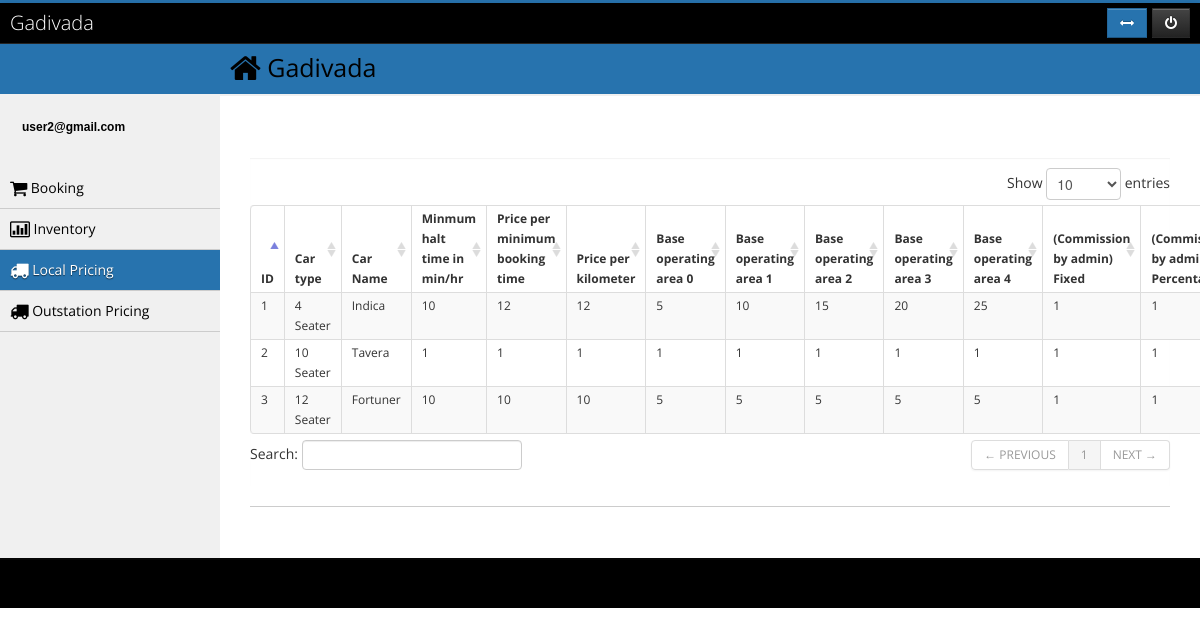
/index.php/pricing/local (signed in), run on an earlier commit of the app's database.
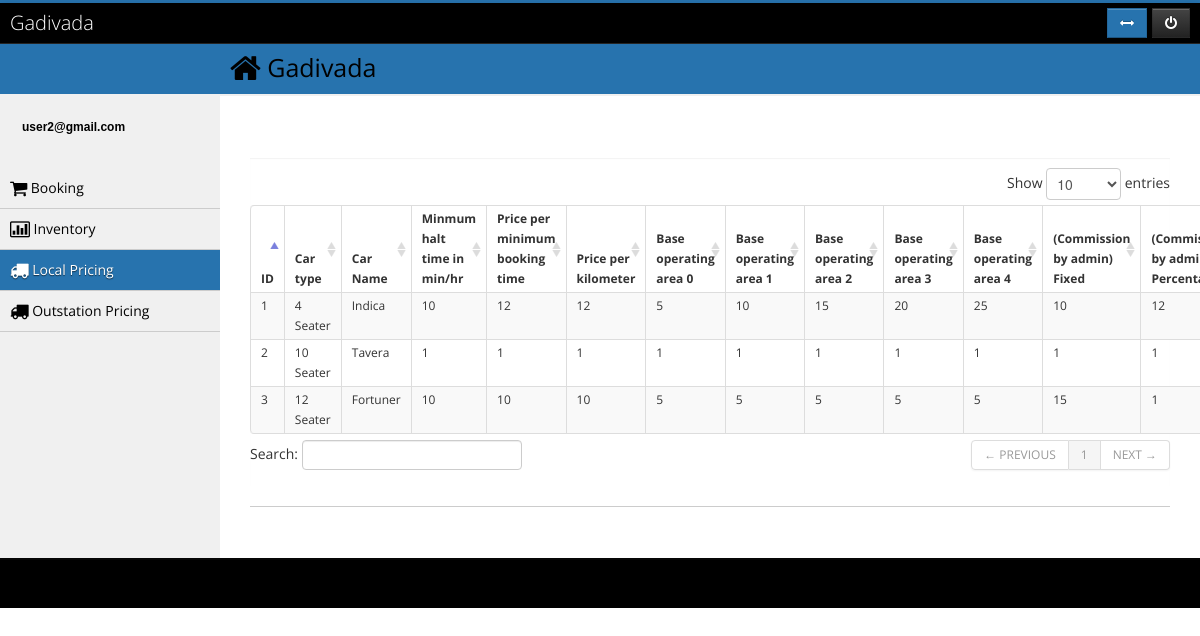
And on a later commit of the database.
### tables this page shows
CREATE TABLE IF NOT EXISTS `pricing_local` (
  `ID` int(11) NOT NULL AUTO_INCREMENT,
  `inventory_id` int(11) NOT NULL,
  `agent_id` int(11) NOT NULL,
  `price_for` varchar(50) NOT NULL COMMENT '1-Fexible, 2-Package',
  `car_type_id` int(11) NOT NULL,
  `car_model_id` int(11) NOT NULL,
  `package` varchar(200) DEFAULT NULL,
  `extra_per_km` int(11) NOT NULL DEFAULT '1',
  `extra_per_hr` int(11) NOT NULL DEFAULT '1',
  `min_halt_time` varchar(40) DEFAULT '1',
  `price_per_min_booking_time` int(11) DEFAULT '1',
  `price_per_km` int(11) DEFAULT '1',
  `commision_fixed` int(11) NOT NULL DEFAULT '1',
  `commision_percentage` int(11) NOT NULL DEFAULT '1',
  `base_operating_area_0` varchar(40) DEFAULT '1',
  `base_operating_area_1` varchar(40) DEFAULT '1',
  `base_operating_area_2` varchar(40) DEFAULT '1',
  `base_operating_area_3` varchar(40) DEFAULT '1',
  `base_operating_area_4` varchar(40) DEFAULT '1',
  `status` int(2) NOT NULL DEFAULT '1',
  PRIMARY KEY (`ID`),
  KEY `FK_pricing_local.car_type_id` (`car_type_id`),
  KEY `FK_pricing_local.car_model_id` (`car_model_id`),
  KEY `FK_pricing_local.inventory_id` (`inventory_id`)
);

CREATE TABLE IF NOT EXISTS `car_type` (
  `ID` int(11) NOT NULL AUTO_INCREMENT,
  `TYPE_NAME` varchar(100) DEFAULT NULL,
  PRIMARY KEY (`ID`)
);

CREATE TABLE IF NOT EXISTS `car_model` (
  `ID` int(11) NOT NULL AUTO_INCREMENT,
  `TYPE_ID` int(11) NOT NULL DEFAULT '0',
  `MODEL_NAME` varchar(100) NOT NULL,
  PRIMARY KEY (`ID`)
);

### application/controllers/pricing.php (called while the page is built, shortened)
<?php if ( ! defined('BASEPATH')) exit('No direct script access allowed');
class Pricing extends CI_Controller {
	public function __construct()
	{
		$this->load->model('admin_m');
		$this->load->model('city_m');
		$this->load->model('inventory_m');
		$this->load->model('car_type_m');
		$this->load->model('packages_m');
		$this->load->model('pricing_m');
	}
	public function local()
	{
		$data['local'] = $this->packages_m->get_all_local_packages();
		$data['feature'] = $this->admin_m->get_all_feature();
		$data['car_type'] = $this->car_type_m->get_all_car_type();
		$data['lf'] = 'active';
		$data['localData'] = $this->pricing_m->get_all_local_pricing_data();
		$this->load->view('local_pricing',$data);
	}
}

### index.php (called while the page is built, shortened)
<?php
require_once BASEPATH.'core/CodeIgniter.php';

### application/models/pricing_m.php (called while the page is built, shortened)
<?php
Class Pricing_m extends CI_Model{
	function get_all_local_pricing_data($id=0)
	{
		$agent_id = $this->session->userdata('id');
			$this->db->join('inventory', 'inventory.ID = pricing_local.inventory_id');
			$this->db->join('car_type', 'car_type.ID = pricing_local.car_type_id');
			$this->db->join('car_model', 'car_model.TYPE_ID = car_type.ID and car_model.ID = pricing_local.car_model_id');
			$this->db->join('package_local', 'package_local.ID = pricing_local.package','left');
			if($agent_id > 0){
				$this->db->where('inventory.agent_id',$agent_id);
			}
			$this->db->where('inventory.LOCAL',1);
			$this->db->distinct();
		$query=$this->db->get()->result();
		return $query;
	}
}
?>

### application/views/local_pricing.php (the view, shortened to what this page needs)
	<h3 align="center">Local Pricing Details</h3>
<div id="collapse4" class="body">
	<div id="question" style="display:none; cursor: default; padding:10px;">
		<h6>Are you sure to delete ?</h6>
		<br />
	</div>
	<table id="dataTable" class="table table-bordered table-condensed table-hover table-striped">
		<thead>
			<tr>
				<th>ID</th>
				<th>Car type</th>
				<th>Car Name</th>
				<th>Minmum halt time in min/hr</th>
				<th>Price per minimum booking time</th>
				<th>Price per kilometer</th>
				<th>Base operating area 0</th>
				<th>Base operating area 1</th>
				<th>Base operating area 2</th>
				<th>Base operating area 3</th>
				<th>Base operating area 4</th>
				<th>(Commission by admin) Fixed</th>
				<th>(Commission by admin) Percentage</th>
			</tr>
		</thead>
		<tbody>
			<?php $numbers = 1;
			foreach($localData as $row){ ?>
			<TR>
				<td><?php echo $numbers ?></td>
				<td><?php echo $row->TYPE_NAME ?></td>
				<td><?php echo $row->MODEL_NAME ?></td>
				<td><?php echo $row->min_halt_time ?></td>
				<td><?php echo $row->price_per_min_booking_time ?></td>
				<td><?php echo $row->price_per_km ?></td>
				<td><?php echo $row->base_operating_area_0 ?></td>
				<td><?php echo $row->base_operating_area_1 ?></td>
				<td><?php echo $row->base_operating_area_2 ?></td>
				<td><?php echo $row->base_operating_area_3 ?></td>
				<td><?php echo $row->base_operating_area_4 ?></td>
				<td><?php echo $row->commision_fixed ?></td>
				<td><?php echo $row->commision_percentage ?></td>
			</TR>
			<?php $numbers ++ ; } ?>
		</tbody>
	</table>
</div>

What changed in the data, as far as the page shows it:
changed pricing_local "4 Seater": commision_fixed "1" → "10"; commision_percentage "1" → "12"
changed pricing_local "12 Seater": commision_fixed "1" → "15"
